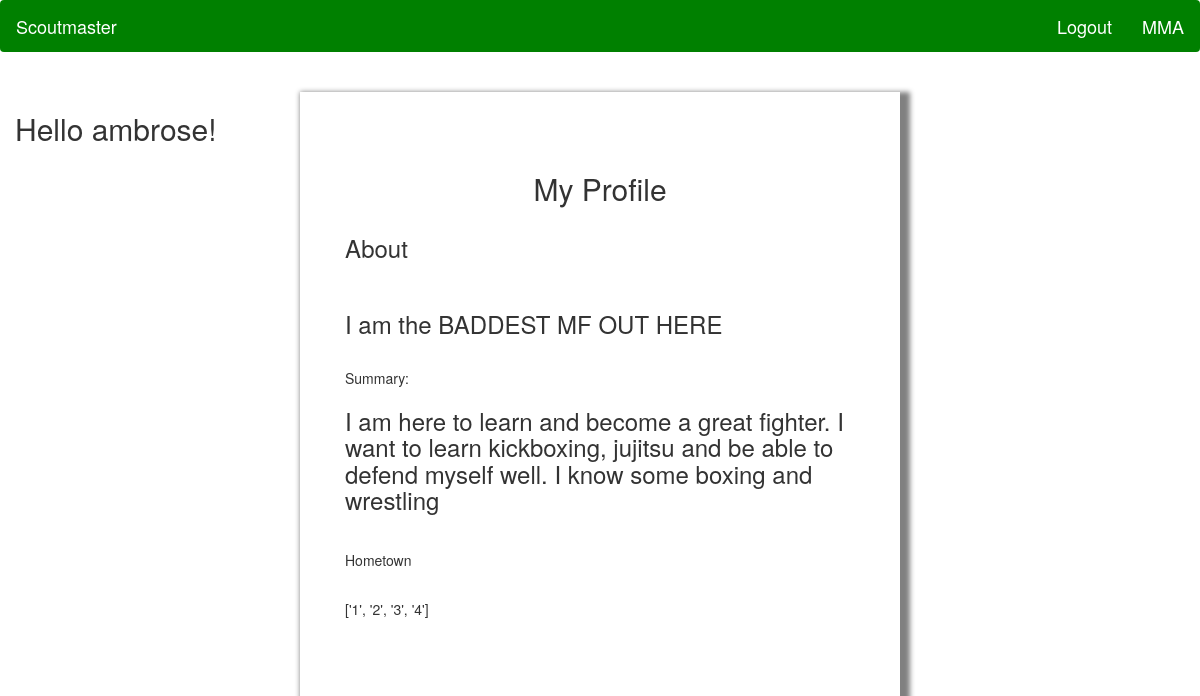
/home/profile (signed in), run on an earlier commit of the app's database.
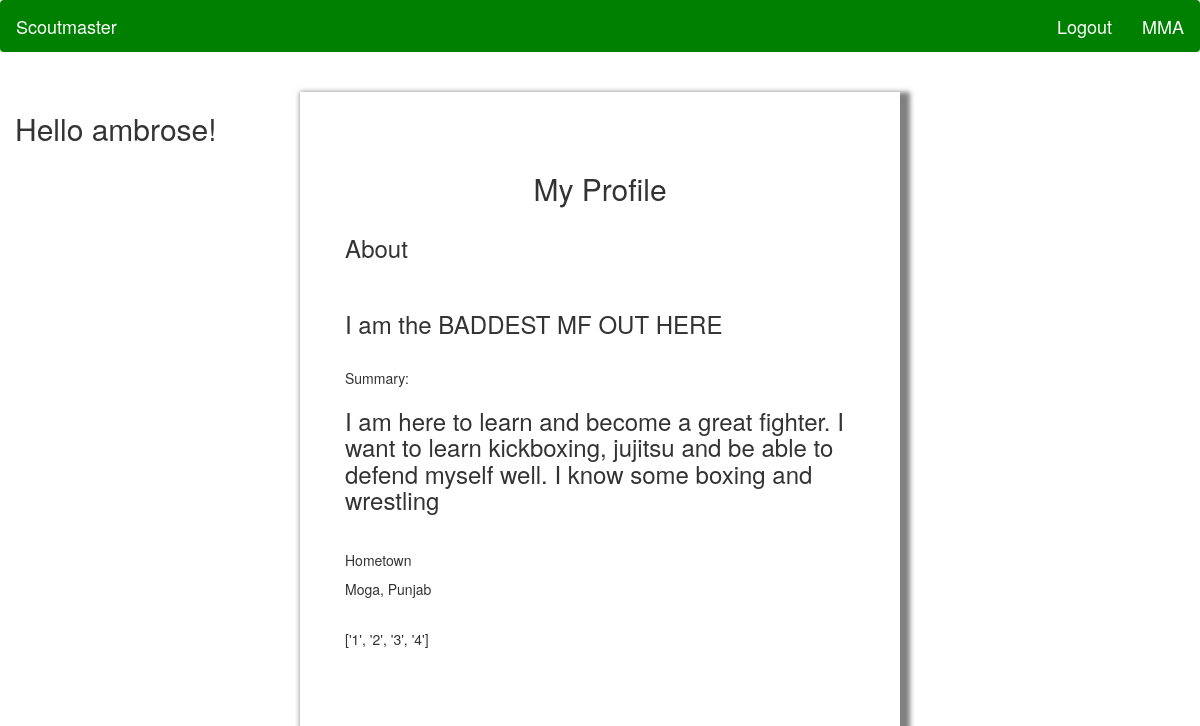
And on a later commit of the database.
### scout/models.py (models this page shows)
class Profile(models.Model):
    user = models.OneToOneField(User, on_delete=models.CASCADE, default=1)
    first_name = models.CharField(max_length=50, blank=True)
    last_name = models.CharField(max_length=50, blank=True)
    birth_date = models.DateField()
    height = models.IntegerField(default = 72)
    weight = models.IntegerField(default = 180)
    weight_units = models.CharField(max_length=30, blank=False, default='pounds')
    hometown = models.CharField(max_length=40, blank=True)
    country = models.CharField(max_length=30, null=True)
    disciplines = models.CharField(max_length=255, blank=True) # martial art disciplines
    mma_experience_level = models.CharField(max_length=50, blank=True)
    headline = models.CharField(max_length=150, blank=True)
    summary = models.CharField(max_length=200, blank=True)
    image = models.ImageField(upload_to='profile_image', blank=True)
    role = models.CharField(max_length=255, null=True)

### scout/views.py (the view)
# urls.py: url('profile', views.profile_homepage, name='profile'),
@login_required
def profile_homepage(request):
    create_profile_template = 'profile.html'
    profile_template = 'homepage.html'
    current_user = request.user
    if Profile.objects.filter(user=current_user).exists():
        user_profile = Profile.objects.get(user=current_user)
        print("profile exists")
        return render(request, profile_template, {'user': current_user, 'profile':user_profile})
    else:
        form = UserProfileForm()
    return render(request, create_profile_template, {'user': current_user, 'form': form})

### scout/templates/homepage.html (shortened to what this page needs)
<!DOCTYPE html>
<html>
<link rel="stylesheet" href="https://maxcdn.bootstrapcdn.com/bootstrap/3.4.1/css/bootstrap.min.css">
 <nav class="navbar navbar-expand-lg" style="background-color: green;" >
                <a class="navbar-brand" href="#" style="color:white;">Scoutmaster</a>
                      <a  class="navbar-brand" style="color:white;float:right;"href="{% url 'mma_news' %}">MMA</a>
                    <a  class="navbar-brand" style="color:white;float:right;"href="{% url 'logout' %}">Logout</a>
              </nav>
    <body>
    <br>
<div class="col-md-3 col-lg-3">
{% if user.is_authenticated %}
            <h2>Hello {{user}}! </h2>
            <br>
        {% endif %}
</div>
<div class="col-md-6 col-lg-6" style="box-shadow: 5px 5px 5px 5px grey;padding: 5%;">
    <h2 style="text-align:center">My Profile</h2>
<div class="row">
    <h3>About</h3>
    <br>
    <h3> {{ profile.headline }}</h3>
    <br>
    <p>Summary: </p>
    <h3> {{ profile.summary }}</h3>
    <br>
    <h5>Hometown</h5>
    <p>{{profile.hometown}}</p>
    <br>
    <p>{{profile.disciplines}}</p>
    <br>
    <br>
</div>
</div>
<div class="col-md-3 col-lg-3">
</div>
    </body>
</html>

What changed in the data, as far as the page shows it:
changed Profile "I am the BADDEST MF OUT HERE": hometown (not shown) → "Moga, Punjab"
